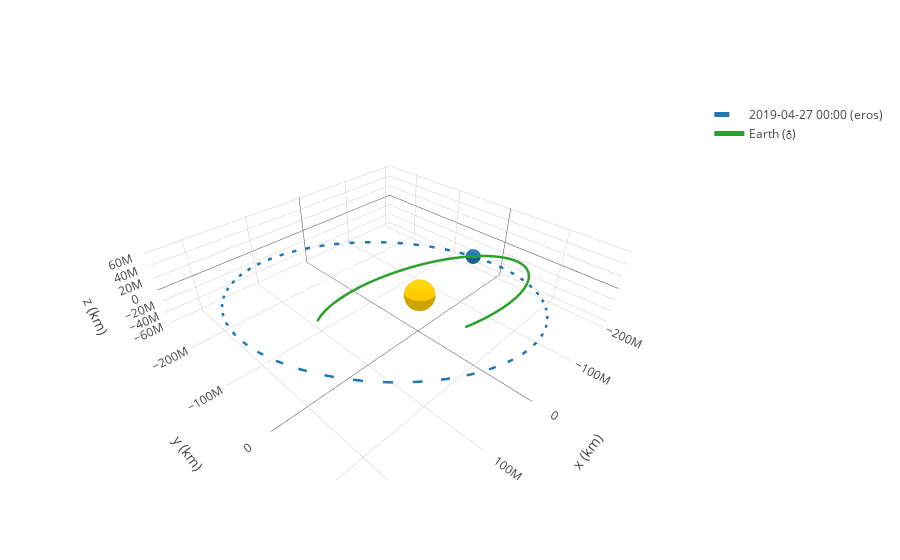

Notebook code cell kept with this figure:
### Code cell
frame = OrbitPlotter3D()

frame.plot(eros, label='eros')
frame.plot_trajectory(rr_earth, label=Earth)

frame.show()
